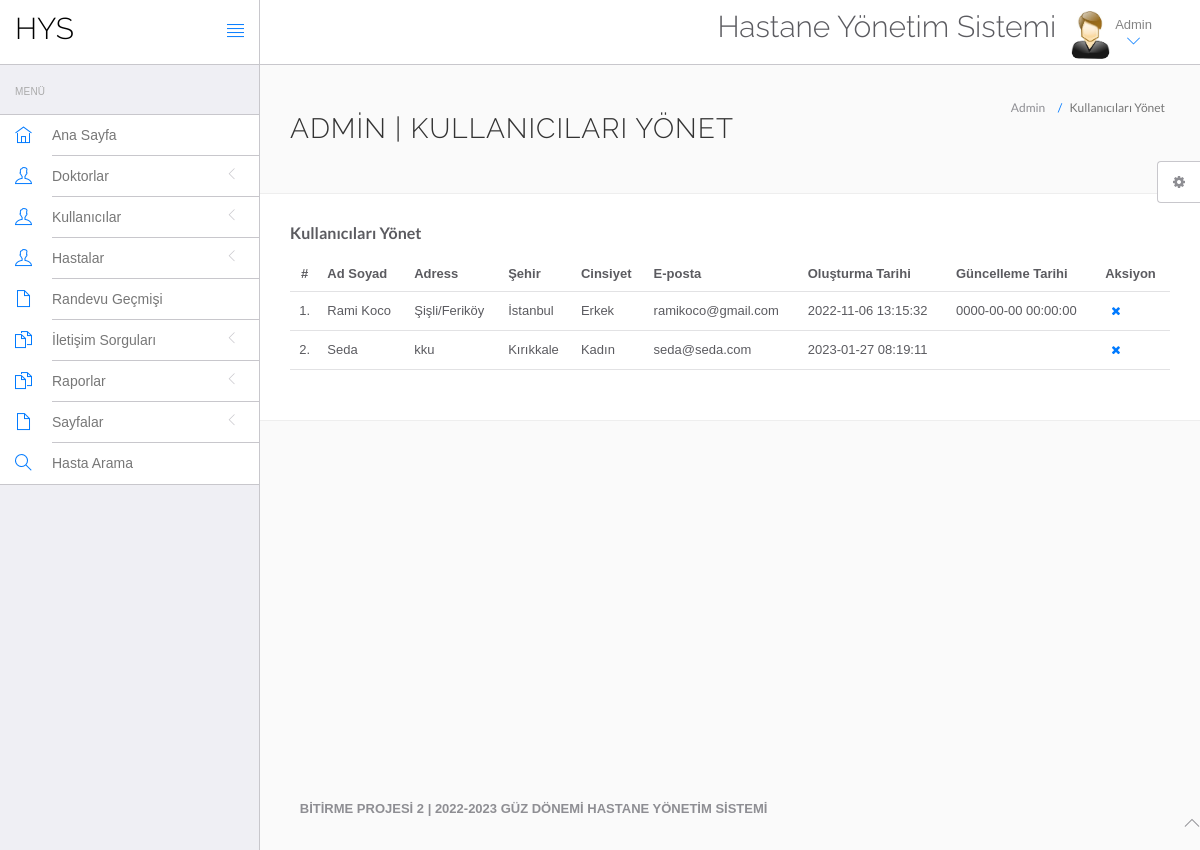
Page /hms/admin/manage-users.php (signed in) on the committed database.
### tables this page shows
CREATE TABLE `users` (
  `id` int(11) NOT NULL,
  `fullName` varchar(255) DEFAULT NULL,
  `address` longtext,
  `city` varchar(255) DEFAULT NULL,
  `gender` varchar(255) DEFAULT NULL,
  `email` varchar(255) DEFAULT NULL,
  `password` varchar(255) DEFAULT NULL,
  `regDate` timestamp NULL DEFAULT CURRENT_TIMESTAMP,
  `updationDate` timestamp NULL DEFAULT NULL ON UPDATE CURRENT_TIMESTAMP
);

### hms/admin/manage-users.php (the view, shortened to what this page needs)
<?php
include('include/config.php');
if(strlen($_SESSION['id']==0)) {
 header('location:logout.php');
  } else{
?>
<!DOCTYPE html>
<html lang="tr">
	<head>
		<link rel="stylesheet" href="vendor/bootstrap/css/bootstrap.min.css">
		<link rel="stylesheet" href="vendor/fontawesome/css/font-awesome.min.css">
		<link rel="stylesheet" href="vendor/themify-icons/themify-icons.min.css">
		<link href="vendor/animate.css/animate.min.css" rel="stylesheet" media="screen">
		<link href="vendor/perfect-scrollbar/perfect-scrollbar.min.css" rel="stylesheet" media="screen">
		<link href="vendor/switchery/switchery.min.css" rel="stylesheet" media="screen">
		<link href="vendor/bootstrap-touchspin/jquery.bootstrap-touchspin.min.css" rel="stylesheet" media="screen">
		<link href="vendor/select2/select2.min.css" rel="stylesheet" media="screen">
		<link href="vendor/bootstrap-datepicker/bootstrap-datepicker3.standalone.min.css" rel="stylesheet" media="screen">
		<link href="vendor/bootstrap-timepicker/bootstrap-timepicker.min.css" rel="stylesheet" media="screen">
		<link rel="stylesheet" href="assets/css/styles.css">
		<link rel="stylesheet" href="assets/css/plugins.css">
		<link rel="stylesheet" href="assets/css/themes/theme-1.css" id="skin_color" />
	</head>
	<body>
		<div id="app">
<?php include('include/sidebar.php');?>
			<div class="app-content">
						<?php include('include/header.php');?>
				<div class="main-content" >
					<div class="wrap-content container" id="container">
						<section id="page-title">
							<div class="row">
								<div class="col-sm-8">
									<h1 class="mainTitle">Admin | Kullanıcıları Yönet</h1>
																	</div>
								<ol class="breadcrumb">
									<li>
										<span>Admin</span>
									</li>
									<li class="active">
										<span>Kullanıcıları Yönet</span>
									</li>
								</ol>
							</div>
						</section>
						<div class="container-fluid container-fullw bg-white">
									<div class="row">
								<div class="col-md-12">
									<h5 class="over-title margin-bottom-15"><span class="text-bold">Kullanıcıları Yönet</span></h5>
									<table class="table table-hover" id="sample-table-1">
										<thead>
											<tr>
												<th class="center">#</th>
												<th>Ad Soyad</th>
												<th class="hidden-xs">Adress</th>
												<th>Şehir</th>
												<th>Cinsiyet </th>
												<th>E-posta </th>
												<th>Oluşturma Tarihi </th>
												<th>Güncelleme Tarihi </th>
												<th>Aksiyon</th>
											</tr>
										</thead>
										<tbody>
<?php
$sql=mysqli_query($con,"select * from users");
$cnt=1;
while($row=mysqli_fetch_array($sql))
{
?>
											<tr>
												<td class="center"><?php echo $cnt;?>.</td>
												<td class="hidden-xs"><?php echo $row['fullName'];?></td>
												<td><?php echo $row['address'];?></td>
												<td><?php echo $row['city'];?>
												</td>
												<td><?php echo $row['gender'];?></td>
												<td><?php echo $row['email'];?></td>
												<td><?php echo $row['regDate'];?></td>
												<td><?php echo $row['updationDate'];?>
												</td>
												<td >
												<div class="visible-md visible-lg hidden-sm hidden-xs">
	<a href="manage-users.php?id=<?php echo $row['id']?>&del=delete" onClick="return confirm('Silmek istediğine emin misin?')"class="btn btn-transparent btn-xs tooltips" tooltip-placement="top" tooltip="Remove"><i class="fa fa-times fa fa-white"></i></a>
												</div>
												</td>
											</tr>
											<?php
$cnt=$cnt+1;
											 }?>
										</tbody>
									</table>
								</div>
							</div>
								</div>
							</div>
						</div>
					</div>
				</div>
	<?php include('include/footer.php');?>
	<?php include('include/setting.php');?>
	</body>
</html>
<?php } ?>

### hms/admin/assets/css/themes/theme-1.css (style rules this page uses)
body { background: #FAFAFA; }

### rows in the picture
users: fullName "Rami Koco", address "Şişli/Feriköy", city "İstanbul", gender "Erkek", email "ramikoco@gmail.com", regDate "2022-11-06 13:15:32", updationDate "0000-00-00 00:00:00"
users: fullName "Seda", address "kku", city "Kırıkkale", gender "Kadın", email "seda@seda.com", regDate "2023-01-27 08:19:11"
